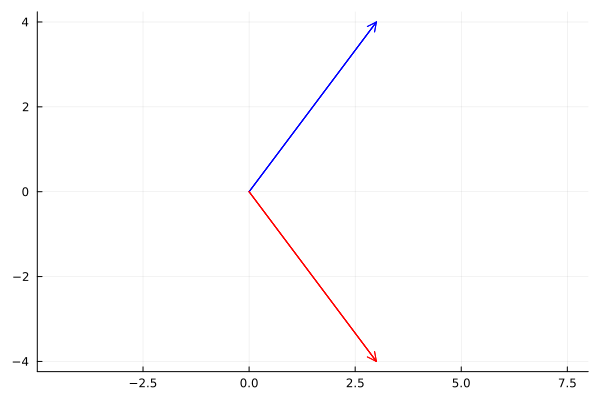

This chart was generated by the following Julia code:
#run include("plot_vector.jl")
using Plots
using LinearAlgebra

function plot_vec(u,color)
    u1 = u[1]
    u2 = u[2]

    quiver!([0,0],[0,0],quiver=([u1],[u2]),aspect_ratio=1,c=color)
end

u = [3;4]

A = [1 0;0 -1]

b = A*u

un = u/norm(u)

plot_vec(u,:blue)
plot_vec(b,:red)

savefig("plot_vector.png")

